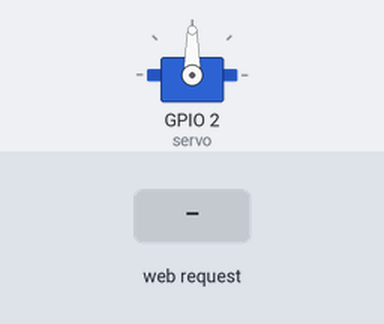
Simulated run of this sketch. Board: ESP8266 (NodeMCU). Shown: servo. The test bench sets the inputs (shaded band). What the sketch prints to the serial monitor is not drawn.

Above: at 3.2 s.
3.3 s: HTTP request GET /ch3al received
At 3.7 s:
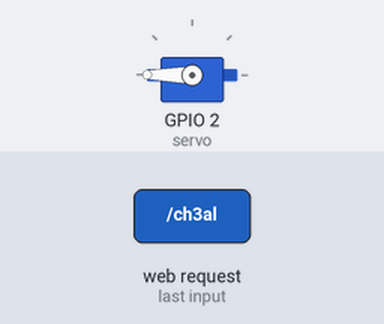
Timing chart, 0 to 6.3 s (numbered marks = the images above; inputs shaded):
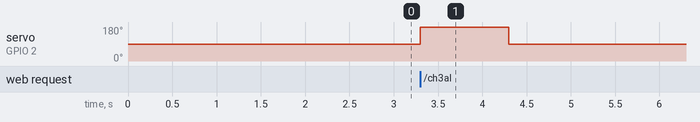

Measured:
- after the input at 3.3 s, servo on GPIO 2 (servo): 90° → 180° at once, → 90° 1.0 s later

The sketch:

main.ino
```cpp
/*
 * NodeMCU/ESP8266 act as AP (Access Point) and simplest Web Server
 * Connect to AP "arduino-er", password = "password"
 * Open browser, visit 192.168.4.1
 */
#include <ESP8266WiFi.h>
#include <WiFiClient.h>
#include <ESP8266WebServer.h>
#include <Servo.h>

const char *ssid = "aZeus";
const char *password = "nikmok69";

Servo servo;
ESP8266WebServer server(80);

void handleRoot() {
    server.send(200, "text/html", "<h1>Hello! from arduino-er!</h1>");
}

char* htmlBody_help = "<h1>Help</h1><br/>\n"
  "Visit http://192.168.4.1/ to access web server.<br/>\n"
  "Visit http://192.168.4.1/help to access this page.<br/>\n";

void handleHelp(){
  server.send(200, "text/html", htmlBody_help);
}

void start_pc(){
  server.send(200, "text/html", "<h1>Pc ch3el</h1>");
  servo.write(180);
  delay(1000);
  servo.write(90);

}

void setup() {
    servo.attach(2); //D4

    delay(2000);
    servo.write(90);
    Serial.begin(9600);
    Serial.println();

    WiFi.softAP(ssid, password);

    IPAddress apip = WiFi.softAPIP();
    Serial.print("visit: \n");
    Serial.println(apip);
    server.on("/", handleRoot);
    server.on("/help", handleHelp);
    server.on("/ch3al", start_pc);

    server.begin();
    Serial.println("HTTP server beginned");
}

void loop() {
    server.handleClient();
}
```
